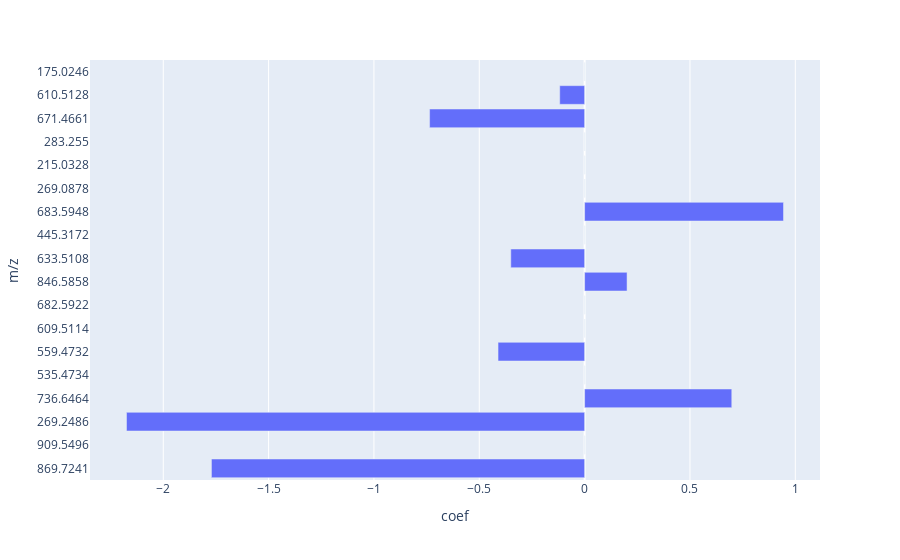

Notebook source saved alongside this figure:
### Code cell
coeff_LogReg, TOPfeatures_LogReg = LogisticRegression_func()

### Figure 1 — Plotly figure (JSON) as saved in the notebook; plotly's stock layout.template omitted (floating-point values rounded to 4 significant figures)
{"data": [{"alignmentgroup": "True", "hovertemplate": "coef=%{x}<br>m/z=%{y}<extra></extra>", "legendgroup": "", "marker": {"color": "#636efa", "pattern": {"shape": ""}}, "name": "", "offsetgroup": "", "orientation": "h", "showlegend": false, "textposition": "auto", "type": "bar", "x": [-1.771, 0, -2.174, 0.6984, 0, -0.4109, 0, 0, 0.2014, -0.3504, 0, 0.944, 0, 0, 0, -0.7358, -0.1182, 0], "xaxis": "x", "y": ["869.7241", "909.5496", "269.2486", "736.6464", "535.4734", "559.4732", "609.5114", "682.5922", "846.5858", "633.5108", "445.3172", "683.5948", "269.0878", "215.0328", "283.255", "671.4661", "610.5128", "175.0246"], "yaxis": "y"}], "layout": {"barmode": "relative", "legend": {"tracegroupgap": 0}, "margin": {"t": 60}, "xaxis": {"anchor": "y", "domain": [0, 1], "title": {"text": "coef"}}, "yaxis": {"anchor": "x", "domain": [0, 1], "title": {"text": "m/z"}}}}
